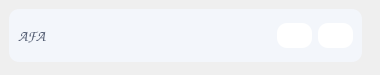
<?xml version="1.0" encoding="UTF-8"?>
<ui version="4.0">
 <class>Form</class>
 <widget class="QWidget" name="Form">
  <property name="geometry">
   <rect>
    <x>0</x>
    <y>0</y>
    <width>380</width>
    <height>75</height>
   </rect>
  </property>
  <property name="maximumSize">
   <size>
    <width>390</width>
    <height>75</height>
   </size>
  </property>
  <property name="windowTitle">
   <string>Form</string>
  </property>
  <widget class="QGroupBox" name="groupBox_2">
   <property name="geometry">
    <rect>
     <x>0</x>
     <y>0</y>
     <width>371</width>
     <height>71</height>
    </rect>
   </property>
   <property name="sizePolicy">
    <sizepolicy hsizetype="Preferred" vsizetype="Preferred">
     <horstretch>0</horstretch>
     <verstretch>0</verstretch>
    </sizepolicy>
   </property>
   <property name="minimumSize">
    <size>
     <width>0</width>
     <height>0</height>
    </size>
   </property>
   <property name="maximumSize">
    <size>
     <width>390</width>
     <height>71</height>
    </size>
   </property>
   <property name="autoFillBackground">
    <bool>false</bool>
   </property>
   <property name="styleSheet">
    <string notr="true">QGroupBox{background-color:transparent;border:0px;}</string>
   </property>
   <property name="title">
    <string/>
   </property>
   <layout class="QHBoxLayout" name="horizontalLayout_3">
    <item>
     <layout class="QHBoxLayout" name="horizontalLayout_4">
      <property name="leftMargin">
       <number>0</number>
      </property>
      <item>
       <widget class="QGroupBox" name="groupBox_4">
        <property name="sizePolicy">
         <sizepolicy hsizetype="MinimumExpanding" vsizetype="Preferred">
          <horstretch>0</horstretch>
          <verstretch>0</verstretch>
         </sizepolicy>
        </property>
        <property name="styleSheet">
         <string notr="true">QGroupBox{background-color:#f3f6fb;border-radius:10px;}
QLabel{color:#4f596f;}</string>
        </property>
        <property name="title">
         <string/>
        </property>
        <property name="alignment">
         <set>Qt::AlignLeading|Qt::AlignLeft|Qt::AlignVCenter</set>
        </property>
        <property name="flat">
         <bool>false</bool>
        </property>
        <layout class="QHBoxLayout" name="horizontalLayout">
         <property name="spacing">
          <number>6</number>
         </property>
         <property name="leftMargin">
          <number>9</number>
         </property>
         <property name="topMargin">
          <number>0</number>
         </property>
         <property name="rightMargin">
          <number>9</number>
         </property>
         <property name="bottomMargin">
          <number>0</number>
         </property>
         <item>
          <widget class="QLabel" name="callingLabel">
           <property name="sizePolicy">
            <sizepolicy hsizetype="Preferred" vsizetype="MinimumExpanding">
             <horstretch>0</horstretch>
             <verstretch>0</verstretch>
            </sizepolicy>
           </property>
           <property name="minimumSize">
            <size>
             <width>0</width>
             <height>47</height>
            </size>
           </property>
           <property name="font">
            <font>
             <family>Comic Sans MS</family>
             <pointsize>11</pointsize>
             <weight>75</weight>
             <bold>true</bold>
            </font>
           </property>
           <property name="text">
            <string>AFA</string>
           </property>
           <property name="wordWrap">
            <bool>true</bool>
           </property>
          </widget>
         </item>
         <item>
          <widget class="QPushButton" name="BtnAccept">
           <property name="sizePolicy">
            <sizepolicy hsizetype="Fixed" vsizetype="Fixed">
             <horstretch>0</horstretch>
             <verstretch>0</verstretch>
            </sizepolicy>
           </property>
           <property name="minimumSize">
            <size>
             <width>35</width>
             <height>25</height>
            </size>
           </property>
           <property name="cursor">
            <cursorShape>PointingHandCursor</cursorShape>
           </property>
           <property name="styleSheet">
            <string notr="true">QPushButton{background-color:#ffffff;border-radius:10px;}</string>
           </property>
           <property name="text">
            <string/>
           </property>
           <property name="icon">
            <iconset resource="sources.qrc">
             <normaloff>:/sources/indir__1_-removebg-preview.png</normaloff>:/sources/indir__1_-removebg-preview.png</iconset>
           </property>
          </widget>
         </item>
         <item>
          <widget class="QPushButton" name="Btndecline">
           <property name="sizePolicy">
            <sizepolicy hsizetype="Fixed" vsizetype="Fixed">
             <horstretch>0</horstretch>
             <verstretch>0</verstretch>
            </sizepolicy>
           </property>
           <property name="minimumSize">
            <size>
             <width>35</width>
             <height>25</height>
            </size>
           </property>
           <property name="cursor">
            <cursorShape>PointingHandCursor</cursorShape>
           </property>
           <property name="styleSheet">
            <string notr="true">QPushButton{background-color:#ffffff;border-radius:10px;}</string>
           </property>
           <property name="text">
            <string/>
           </property>
           <property name="icon">
            <iconset resource="sources.qrc">
             <normaloff>:/sources/4676082-removebg-preview.png</normaloff>:/sources/4676082-removebg-preview.png</iconset>
           </property>
          </widget>
         </item>
        </layout>
       </widget>
      </item>
     </layout>
    </item>
   </layout>
  </widget>
 </widget>
 <resources>
  <include location="sources.qrc"/>
 </resources>
 <connections/>
</ui>
